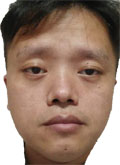
%> input picture CHT/CH03/1.jpg, 120 x 165 px
$ octave fig1.m   (GNU Octave 9; MATLAB toolbox functions it lacks are replaced by stand-ins)
%> lines starting %> are read from the running program, lines starting %| are printed output that depends on the picture
clc;
clear all;
close all;
x=rgb2gray(imread('1.jpg'));
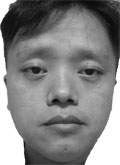
%> x: size 165x120 uint8; min 4, max 255, mean 131.9
figure,
m=3;n=2;
subplot(2,2,1);
y = upsample(x,m);
imshow(y);
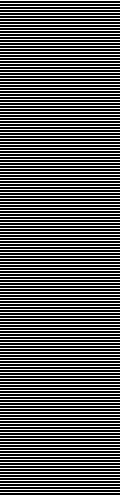
%> displayed picture: size 495x120, on the screen's scale of 0 to 255; 33.3% white in thin lines or dots
title('upsample(x,3)');
subplot(2,2,2);
y = upsample(x,m,n);
imshow(y);
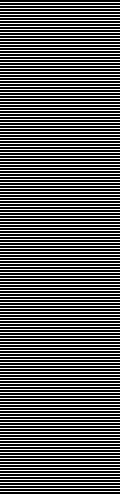
%> displayed picture: size 495x120, on the screen's scale of 0 to 255; 33.3% white in thin lines or dots
title('upsample(x,3,2)');
m=4;n=2;
subplot(2,2,3);
y = upsample(x,m);
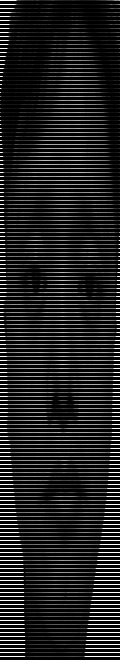
%> y: size 660x120 double; min 0, max 255, mean 33
imshow(y);
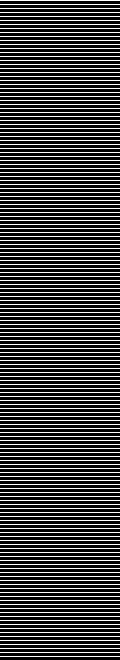
%> displayed picture: size 660x120, on the screen's scale of 0 to 255; 25% white in thin lines or dots
title('upsample(x,4)');
subplot(2,2,4);
y = upsample(x,m,n);
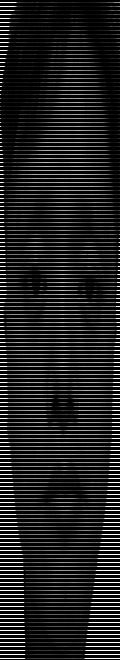
%> y: size 660x120 double; min 0, max 255, mean 33; mean of the top-left, top-right, bottom-left and bottom-right quarters 25.2, 26.8, 39.3, 40.5
imshow(y);
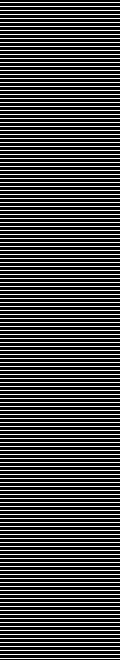
%> displayed picture: size 660x120, on the screen's scale of 0 to 255; 25% white in thin lines or dots
title('upsample(x,4,2)');

$ run again, with CHT/CH03/2.jpg copied over CHT/CH03/1.jpg
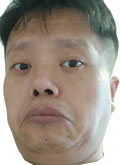
%> input picture CHT/CH03/2.jpg, 120 x 165 px
%> `x=rgb2gray(imread('1.jpg'));`:
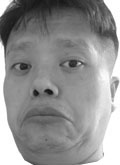
%> x: size 165x120 uint8; min 16, max 255, mean 144.9
%> `y = upsample(x,m,n);`:
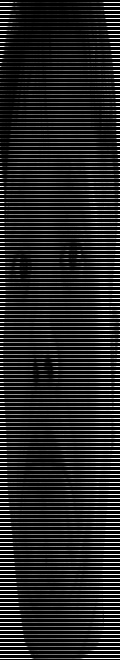
%> y: size 660x120 double; min 0, max 255, mean 36.2; mean of the top-left, top-right, bottom-left and bottom-right quarters 27.3, 34.8, 36.7, 46.2
